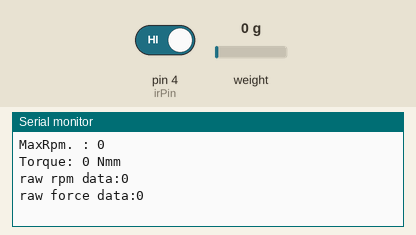
Simulated run of this sketch. Board: Arduino Uno, built with avr-gcc and run on an emulated ATmega328P. Parts: the last lines printed to the serial monitor. The inputs (shaded band) are chosen by the test bench; at power-on: weight on the scale 0 g, pin 4 (irPin) HIGH.

Above: at 2.2 s.
2.3 s: weight on the scale set to 100 g
At 3.31 s:
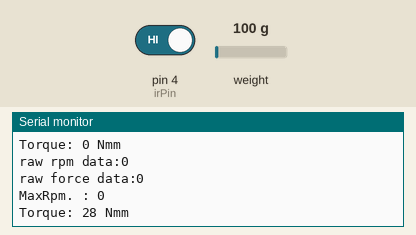
3.8 s: weight on the scale set to 1250 g
At 5.4 s:
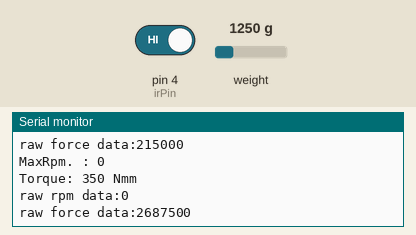
Timing chart, 0 to 6.9 s (numbered marks = the images above; inputs shaded):
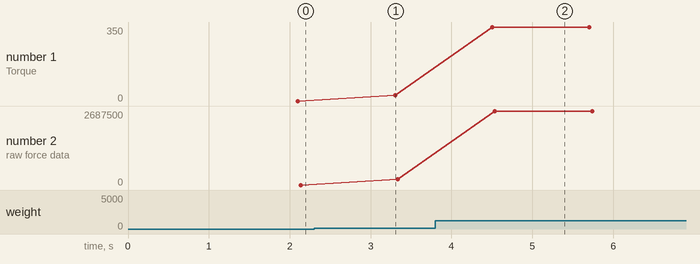

Measured:
- after the input at 2.3 s, the serial monitor: prints a new line after 1.0 s (image 1)
- after the input at 3.8 s, the serial monitor: prints a new line after 0.70 s (image 2)
- plotted number 1: 0 → 28 after the input at 2.3 s, 28 → 350 after the input at 3.8 s
- plotted number 2: 0 → 215000 after the input at 2.3 s, 215000 → 2687500 after the input at 3.8 s

The sketch:

torquemotor2.ino
```cpp
#include "HX711.h"
#define calibration_factor 2150.0
#define DOUT  A0
#define CLK  A1
HX711 scale;

const int irPin = 4;
int triggers = 0;
unsigned long elapsedTime;
int laststate = 0;
const unsigned long sampleTime = 1000;
int rpmMax = 0;

void setup() {
  pinMode(irPin, INPUT);
  Serial.begin(9600);
  scale.begin(DOUT, CLK); // Initialize HX711 with DOUT and CLK pins
  scale.set_scale(calibration_factor);
  scale.tare();
}

void loop() {
  int rpm = rpmGet();
  if (rpm > rpmMax) {
    rpmMax = rpm;
  }
  Serial.print("MaxRpm. : ");
  Serial.println(rpm);
  torque();

  Serial.print("raw rpm data:");
  Serial.println(rpm);
  Serial.print("raw force data:");
  Serial.println(scale.read());
}

void torque() {
  float force = ((scale.get_units()) / 100);
  float arm = (28);
  int torque = (force * arm);
  Serial.print("Torque: ");
  Serial.print(torque);
  Serial.println(" Nmm");
}

int rpmGet() {
  unsigned long currentTime = 0;
  unsigned long startTime = millis();
  while (currentTime <= sampleTime) {
    int val = digitalRead(irPin);
    if (!val) {
      if (laststate) {
        triggers++;
        laststate = 0;
      }
    } else {
      laststate = 1;
    }
    currentTime = millis() - startTime;
  }
  int countRpm = int(60000 / float(sampleTime)) * (triggers / 2);
  triggers = 0;
  return countRpm;
}
```
